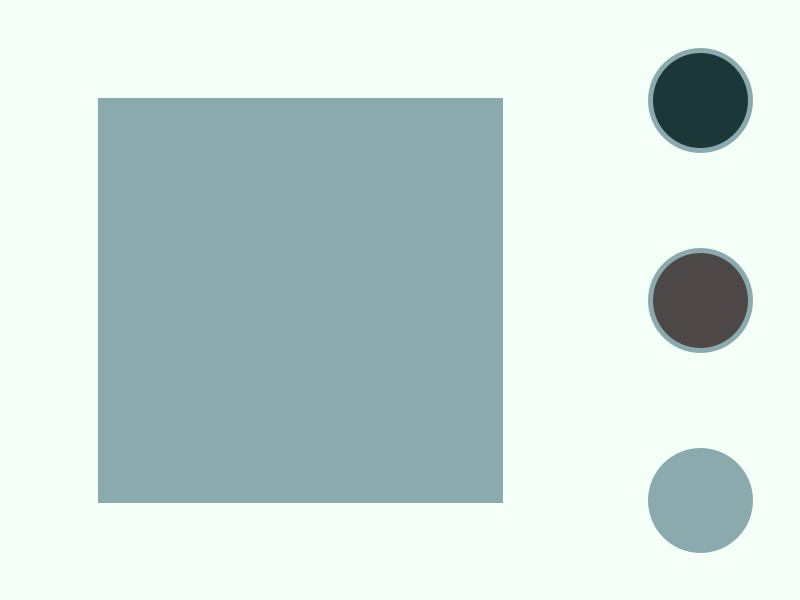
Frame 1 (no input)
Frame 60 (the mouse pressed at the canvas centre just before this capture): identical to frame 1, image omitted
Frame 120 (the mouse held since frame 60 and released just before this capture): identical to frame 1, image omitted

The Processing sketch that drew this single still picture (run headless with seeded random() and noise(); from frame 60 on, the mouse is pressed at the canvas centre):

// Processing sketch: button_checkpoint_1
// ── button_checkpoint_1.pde
color onyx = #000f08;
color jetBlack =#1C3738;
color charcoal =#4D4847;
color mintCream =#F4FFF8;
color coolSteel =#8BAAAD;
color white =#FFFFFF;
color selectedColour; 

void setup() {
  size(800,600);
  strokeWeight(5);
  stroke(coolSteel);
  selectedColour = coolSteel;
}

void draw () {
  background(mintCream);
  
  if (dist(700,100,mouseX,mouseY) <50) {
    stroke(white);
  }
  else {
    stroke(coolSteel);
  }
  fill(jetBlack);
  circle(700,100,100);
  
  if (dist(700,300,mouseX,mouseY) <50) {
    stroke(white);
  }
  else {
    stroke(coolSteel);
  }
  
  fill(charcoal);
  circle(700,300,100);
  
  if (dist(700,500,mouseX,mouseY) <50) {
    stroke(white);
  }
  else {
    stroke(coolSteel);
  }
  fill(coolSteel);
  circle(700,500,100);
  
  stroke(coolSteel);
  fill(selectedColour);
  square(100,100,400);
  
}


void mouseReleased() {
  if (dist(700,100,mouseX,mouseY) <50) {
    selectedColour = jetBlack;
 }
 
 if (dist(700,300,mouseX,mouseY) <50) {
    selectedColour = charcoal;
 }
 
 if (dist(700,500,mouseX,mouseY) <50) {
    selectedColour = coolSteel;
 }
}
